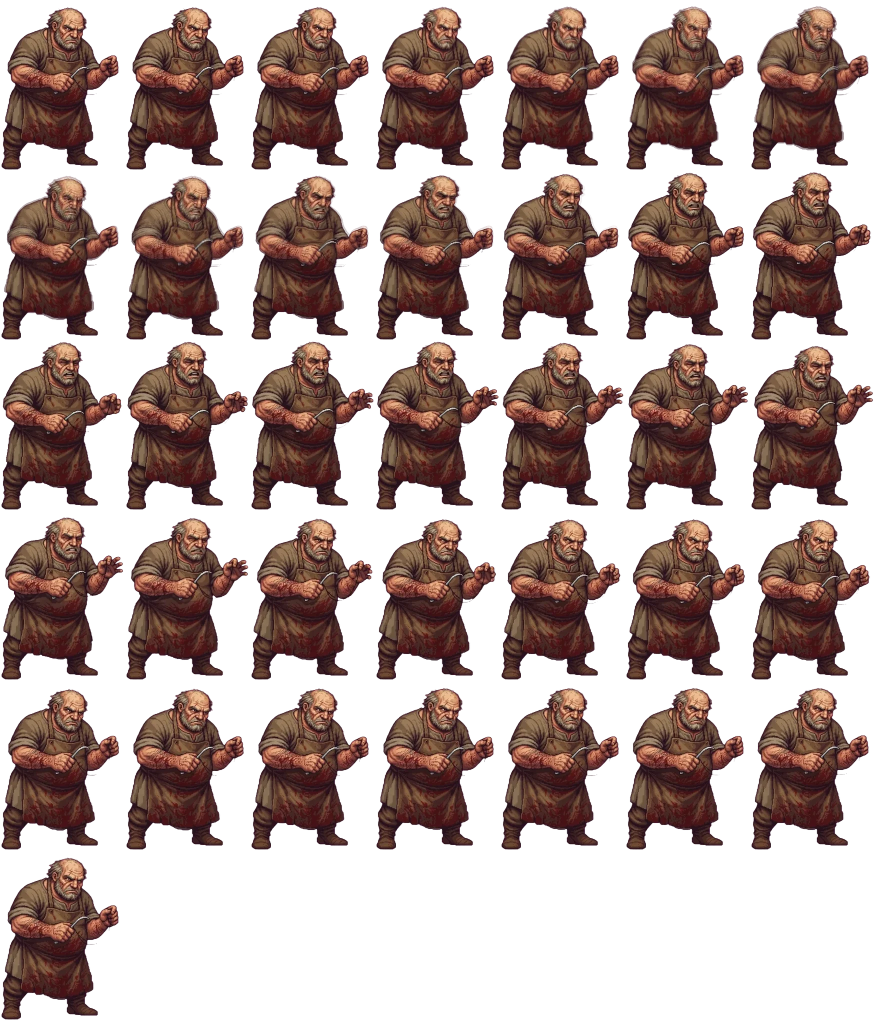
#> input picture assets/anim/medico.webp, 1750 x 2040 px, found by its file name (shown at 1/2 size); its folder holds 5 pictures in this run
$ python converter_webp.py
#> lines starting #> are read from the running program, lines starting #| are printed output that depends on the picture
"""Godot não anima WebP: converte os WebP animados em folhas de sprites (WebP com alfa) + JSON com a grade e o fps."""
import json, math, sys
from pathlib import Path
from PIL import Image

def converter(origem: Path, nome: str, escala: float = 1.0, passo: int = 1) -> None:
#> called with nome = 'medico', escala = 1, passo = 2
    im = Image.open(origem)
#> im is the input picture: PIL image 1750x2040 RGBA; mean R, G, B, A 57.4, 38.6, 34.8, 117.4
    quadros, dur = [], []
    for i in range(im.n_frames):
        im.seek(i)
        if i % passo:
            continue
        q = im.convert("RGBA")
        if escala != 1.0:
            q = q.resize((max(1, round(q.width * escala)), max(1, round(q.height * escala))), Image.LANCZOS)
        quadros.append(q)
        dur.append(im.info.get("duration", 40) * passo)
#> after the loop, dur = [0]; quadros = 1 item
    w, h = quadros[0].size
#> w = 1750; h = 2040
    cols = math.ceil(math.sqrt(len(quadros) * h / w)) or 1
#> cols = 2
    linhas = math.ceil(len(quadros) / cols)
#> linhas = 1
    folha = Image.new("RGBA", (cols * w, linhas * h), (0, 0, 0, 0))
#> folha: PIL image 3500x2040 RGBA; every value is 0
    for i, q in enumerate(quadros):
        folha.paste(q, ((i % cols) * w, (i // cols) * h))
#> this loop made 1 pass
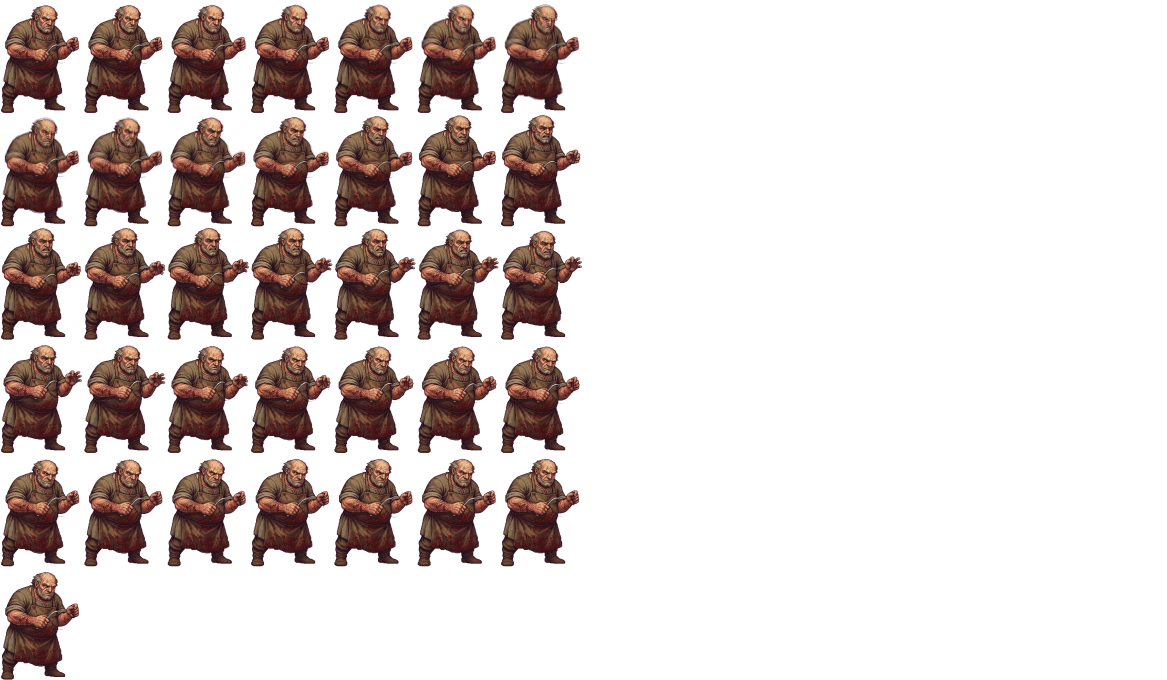
#> folha: PIL image 3500x2040 RGBA (shown at 1/3 size); mean R, G, B, A 28.7, 19.3, 17.4, 58.7; transparent parts drawn white
    folha.save(f"assets/anim/{nome}.webp", "WEBP", quality=86, method=6, alpha_quality=90)
#> (the run stopped early here; a loop or call above may not have finished)
